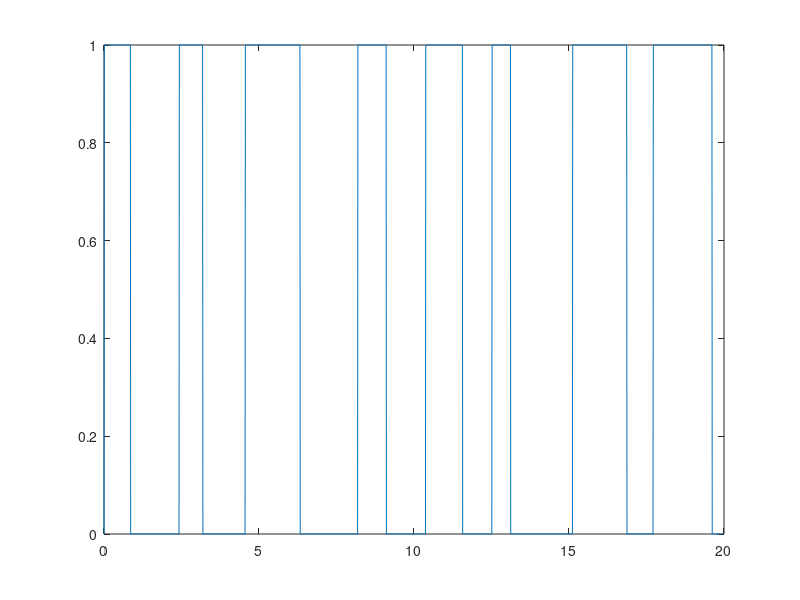

This chart was generated by the following MATLAB code:
clear;
TimeCountMax = 2000;
SamplingTime = 0.01;
RandMinTime = 0.5;
RandMaxTime = 2;
RandStatus = 0;
Time(1) = 0;
Signal(1) = 0;
for i=2:TimeCountMax+1,
    Time(i) = SamplingTime * (i-1);
    Signal(i)=Signal(i-1);
    if RandStatus == 0
        ControlTime = RandMinTime+(RandMaxTime-RandMinTime)*rand;
        StartTime = Time(i);
        RandStatus = 1;
        if Signal(i) >= 1
            Signal(i) = 1-Signal(i-1);
        
        else Signal(1) <= 0
            Signal(i) = 1+Signal(i-1);
        end
    end
    if (Time(i)-StartTime)>ControlTime
        RandStatus = 0;
    end
end
SinyalGenerator=[Time' Signal'];
plot(Time,Signal);